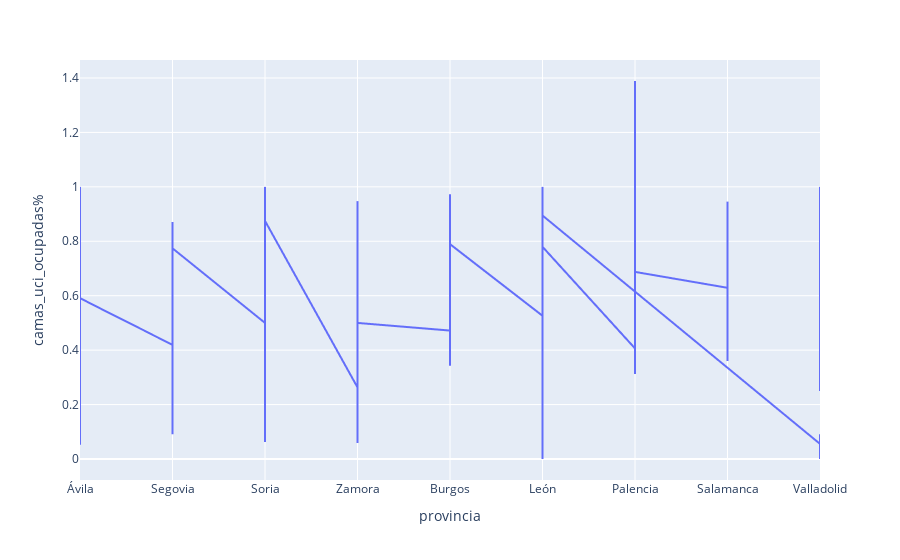

This figure's notebook cell:
### Code cell
fig=px.line(df, x="provincia",y='camas_uci_ocupadas%')
fig.show()

### Figure 1 — Plotly figure (JSON) as saved in the notebook; plotly's stock layout.template omitted (floating-point values rounded to 4 significant figures; data arrays with more than 128 entries replaced by an {"elided": "..."} marker saying what was removed)
{"data": [{"hovertemplate": "provincia=%{x}<br>camas_uci_ocupadas%=%{y}<extra></extra>", "legendgroup": "", "line": {"color": "#636efa", "dash": "solid"}, "mode": "lines", "name": "", "showlegend": false, "type": "scattergl", "x": {"elided": "5962 str values"}, "xaxis": "x", "y": {"elided": "5962 float values"}, "yaxis": "y"}], "layout": {"legend": {"tracegroupgap": 0}, "margin": {"t": 60}, "xaxis": {"anchor": "y", "domain": [0, 1], "title": {"text": "provincia"}}, "yaxis": {"anchor": "x", "domain": [0, 1], "title": {"text": "camas_uci_ocupadas%"}}}}
